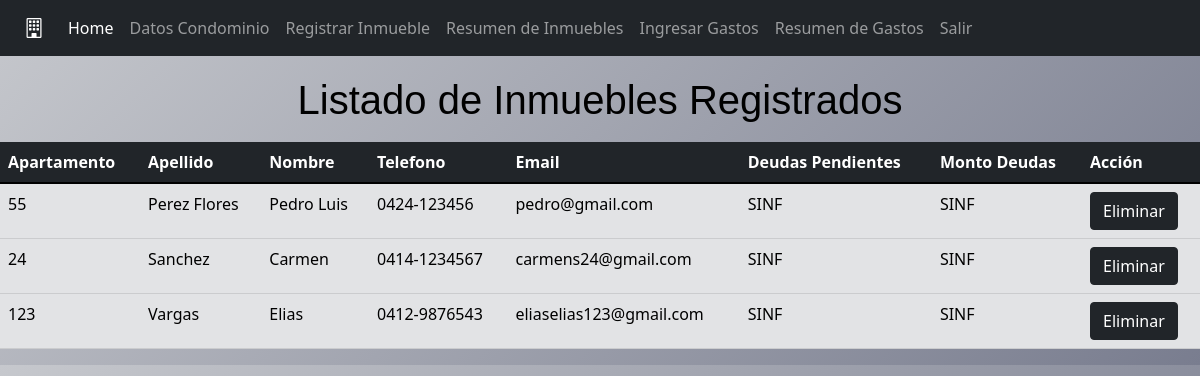
The app's page /secciones/consulta_inmueble.php (signed in) with its own data.
### tables this page shows
CREATE TABLE `datos_inmueble` (
  `ID` int(255) NOT NULL,
  `Apartamento` varchar(5) NOT NULL,
  `Apellido-Propietario` varchar(30) NOT NULL,
  `Nombre-Propietario` varchar(20) NOT NULL,
  `Telefono` varchar(15) NOT NULL,
  `Email` varchar(50) NOT NULL
);

### configuracion/conexion.php (called while the page is built, shortened)
<?php
class conexion{
    private $servidor="localhost";
    private $usuario="root";
    private $contrasenia="";
    private $conexion;
    public function __construct()
    {
        try{
            $this->conexion=new PDO("mysql:host=$this->servidor;dbname=condominio",$this->usuario,$this->contrasenia);
            $this->conexion->setAttribute(PDO::ATTR_ERRMODE, PDO::ERRMODE_EXCEPTION);
        }
        catch(PDOException $e){
            return "Falla de conexión".$e;
        }
    }
    public function consultar($sql){
        $sentencia=$this->conexion->prepare($sql);
        $sentencia->execute();
        return $sentencia->fetchAll();
    }
}
?>

### secciones/consulta_inmueble.php (the view, shortened to what this page needs)
<?php
include ("../templates/cabecera.php");
?>
<!DOCTYPE html>
<html lang="es">
<head>
  <link href="https://cdn.jsdelivr.net/npm/bootstrap@5.1.3/dist/css/bootstrap.min.css" rel="stylesheet">
  <link rel="stylesheet" href="../estilos/estilos.css" >
</head>
<body>
<header><h1>Listado de Inmuebles Registrados</h1></header>
  <?php include ("../configuracion/conexion.php");?>
  <?php
    $objConexion= new conexion();
    $consulta=$objConexion->consultar("SELECT * FROM `datos_inmueble`");
  ?>
  <div class="row row-cols-1 row-cols-md-2 g-4">
  <div class="col-md-12">
        <table class="table table-secondary">
        <thead class="table-dark">
        <tr>
            <th>Apartamento</th>
            <th>Apellido</th>
            <th>Nombre</th>
            <th>Telefono</th>
            <th>Email</th>
            <th>Deudas Pendientes</th>
            <th>Monto Deudas</th>
            <th>Acción</th>
        </tr>
        </thead>
        <tbody>
            <?php foreach ($consulta as $datos_inmueble) { ?>
        <tr>
            <td><?php echo $datos_inmueble['Apartamento'];?></td>
            <td><?php echo $datos_inmueble['Apellido-Propietario'];?></td>
            <td><?php echo $datos_inmueble['Nombre-Propietario'];?></td>
            <td><?php echo $datos_inmueble['Telefono'];?></td>
            <td><?php echo $datos_inmueble['Email'];?></td>
            <td><?php echo 'SINF';?></td>
            <td><?php echo 'SINF';?></td>
            <td><a name="" id="" class="btn btn-dark" href="?borrar=<?php echo $datos_inmueble['ID'];  ?>" role="button">Eliminar</a></td>
          </tr>
          <?php } ?>
        </tbody>
        </table>
        </div>
    </div>
</body>
</html>

### estilos/estilos.css (style rules this page uses)
body { background-color: #c6c8cd; background-image: linear-gradient(135deg, #c6c8cd 0%, #797d8f 100%); }
.container, header { margin-top: 10px; padding: 10px; }
h1 { text-align: center; font-family: Arial, Helvetica, sans-serif ; color: black; }

### records on screen
datos_inmueble: Apartamento "55", value "Perez Flores", value "Pedro Luis", Telefono "0424-123456", Email "pedro@gmail.com"
datos_inmueble: Apartamento "24", value "Sanchez", value "Carmen", Telefono "0414-1234567", Email "carmens24@gmail.com"
datos_inmueble: Apartamento "123", value "Vargas", value "Elias", Telefono "0412-9876543", Email "eliaselias123@gmail.com"
